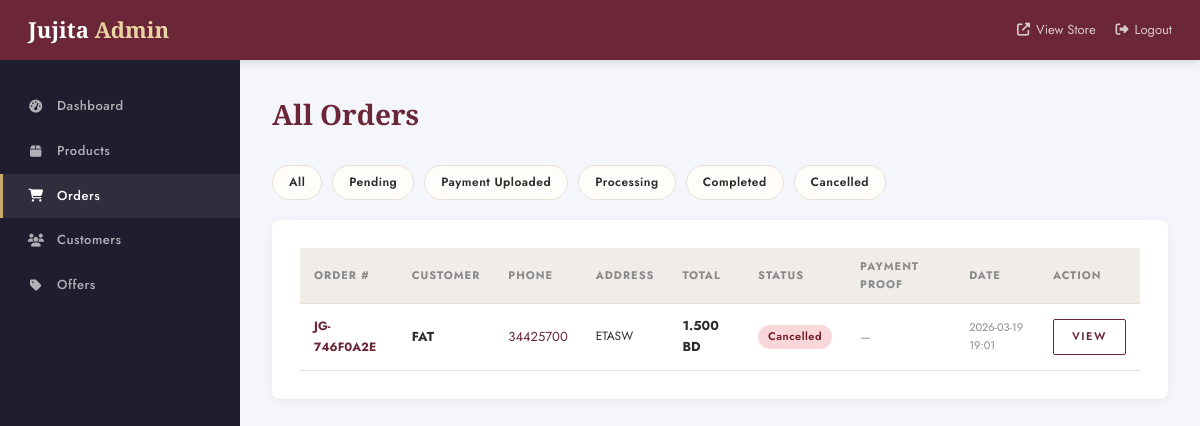
/admin/orders (signed in), run on the app's committed database.
### tables this page shows
CREATE TABLE orders (
        id INTEGER PRIMARY KEY AUTOINCREMENT,
        order_number TEXT UNIQUE NOT NULL,
        user_id INTEGER,
        customer_name TEXT NOT NULL,
        customer_phone TEXT NOT NULL,
        customer_address TEXT NOT NULL,
        items TEXT NOT NULL,
        total_amount REAL NOT NULL,
        status TEXT DEFAULT 'pending',
        payment_proof TEXT,
        payment_confirmed INTEGER DEFAULT 0,
        notes TEXT,
        created_at TIMESTAMP DEFAULT CURRENT_TIMESTAMP,
        FOREIGN KEY (user_id) REFERENCES users(id)
    );

### app.py (the view)
@app.route('/admin/orders')
@admin_required
def admin_orders():
    conn = get_db()
    orders = conn.execute('SELECT * FROM orders ORDER BY created_at DESC').fetchall()
    conn.close()
    return render_template('admin/orders.html', orders=orders)

### app.py (called while the page is built)
def get_db():
    conn = sqlite3.connect('database.db')
    conn.row_factory = sqlite3.Row
    return conn

@app.context_processor
def inject_cart_count():
    cart = session.get('cart', {})
    count = sum(item.get('quantity', 1) for item in cart.values())
    lang = session.get('lang', 'en')
    return dict(cart_count=count, lang=lang)

def admin_required(f):
    from functools import wraps
    @wraps(f)
    def decorated(*args, **kwargs):
        if not session.get('admin'):
            return redirect(url_for('admin_login'))
        return f(*args, **kwargs)
    return decorated

### templates/admin/orders.html (shortened to what this page needs)
{% extends "admin/base.html" %}
{% block content %}
<h1 class="admin-page-title">All Orders</h1>
<div style="display:flex;gap:10px;margin-bottom:20px;flex-wrap:wrap;">
    {% for status in ['all', 'pending', 'payment_uploaded', 'processing', 'completed', 'cancelled'] %}
    <a href="{{ url_for('admin_orders') }}{{ '?status=' + status if status != 'all' else '' }}"
       style="padding:7px 16px;border-radius:20px;font-size:12px;font-weight:600;letter-spacing:0.5px;border:1.5px solid var(--border);background:var(--warm-white);color:var(--charcoal);text-decoration:none;transition:all 0.2s;">
        {{ status|replace('_',' ')|title }}
    </a>
    {% endfor %}
</div>
<div class="admin-card">
    {% if orders %}
    <table class="admin-table">
        <thead>
            <tr>
                <th>Order #</th>
                <th>Customer</th>
                <th>Phone</th>
                <th>Address</th>
                <th>Total</th>
                <th>Status</th>
                <th>Payment Proof</th>
                <th>Date</th>
                <th>Action</th>
            </tr>
        </thead>
        <tbody>
            {% for order in orders %}
            <tr>
                <td><strong style="color:var(--burgundy);font-size:12px;">{{ order.order_number }}</strong></td>
                <td><strong>{{ order.customer_name }}</strong></td>
                <td><a href="tel:{{ order.customer_phone }}" style="color:var(--burgundy);">{{ order.customer_phone }}</a></td>
                <td style="font-size:12px;max-width:150px;overflow:hidden;text-overflow:ellipsis;white-space:nowrap;" title="{{ order.customer_address }}">
                    {{ order.customer_address }}
                </td>
                <td><strong>{{ "%.3f"|format(order.total_amount) }} BD</strong></td>
                <td><span class="status-badge status-{{ order.status }}">{{ order.status|replace('_',' ')|title }}</span></td>
                <td>
                    {% if order.payment_proof %}
                    <a href="{{ url_for('static', filename='images/uploads/' + order.payment_proof) }}" target="_blank"
                       class="btn btn-sm" style="background:#d4edda;color:#155724;border:1px solid #c3e6cb;font-size:11px;">
                        <i class="fas fa-image"></i> View
                    </a>
                    {% else %}
                    <span style="color:var(--mid-gray);font-size:12px;">—</span>
                    {% endif %}
                </td>
                <td style="font-size:11px;color:var(--mid-gray);">{{ order.created_at[:16] }}</td>
                <td>
                    <a href="{{ url_for('admin_order_detail', order_id=order.id) }}" class="btn btn-outline btn-sm">
                        View
                    </a>
                </td>
            </tr>
            {% endfor %}
        </tbody>
    </table>
    {% else %}
    <div style="text-align:center;padding:60px;color:var(--mid-gray);">
        <i class="fas fa-shopping-cart" style="font-size:50px;margin-bottom:16px;display:block;opacity:0.3;"></i>
        <p>No orders yet.</p>
    </div>
    {% endif %}
</div>
{% endblock %}

### static/css/main.css (style rules this page uses)
:root { --cream: #FAF7F2; --warm-white: #FFFDF9; --burgundy: #6B2737; --gold: #C8A96E; --gold-light: #E8D5A3; --charcoal: #2C2C2C; --mid-gray: #8A8A8A; --light-gray: #F0EDE8; --border: #E8E0D5; --shadow: rgba(107, 39, 55, 0.08); --shadow-md: rgba(107, 39, 55, 0.15); --font-display: 'Cormorant Garamond', serif; --font-body: 'Jost', sans-serif; --font-arabic: 'Noto Naskh Arabic', serif; --radius: 2px; --radius-md: 8px; --transition: 0.3s cubic-bezier(0.4, 0, 0.2, 1); }
*, *::before, *::after { box-sizing: border-box; margin: 0; padding: 0; }
html { scroll-behavior: smooth; }
body { font-family: var(--font-body); background: var(--warm-white); color: var(--charcoal); line-height: 1.6; font-size: 15px; overflow-x: hidden; }
a { text-decoration: none; color: inherit; transition: color var(--transition); }
.btn { display: inline-flex; align-items: center; justify-content: center; gap: 8px; padding: 12px 28px; font-family: inherit; font-size: 13px; font-weight: 600; letter-spacing: 1.5px; text-transform: uppercase; border-radius: var(--radius); cursor: pointer; transition: all var(--transition); border: none; text-decoration: none; }
.btn-outline { background: transparent; color: var(--burgundy); border: 1.5px solid var(--burgundy); }
.btn-sm { padding: 8px 18px; font-size: 11px; }
.admin-body { background: #f4f6fb; min-height: 100vh; }
.admin-page-title { font-family: var(--font-display); font-size: 28px; color: var(--burgundy); font-weight: 700; margin-bottom: 28px; }
.admin-card { background: #fff; border-radius: var(--radius-md); padding: 28px; box-shadow: 0 2px 12px rgba(0,0,0,0.06); margin-bottom: 24px; }
.admin-table { width: 100%; border-collapse: collapse; font-size: 13px; }
.admin-table th { text-align: left; padding: 10px 14px; font-size: 11px; letter-spacing: 1px; text-transform: uppercase; color: var(--mid-gray); background: var(--light-gray); border-bottom: 1px solid var(--border); }
.admin-table td { padding: 12px 14px; border-bottom: 1px solid var(--border); color: var(--charcoal); }
.status-badge { display: inline-block; padding: 3px 10px; border-radius: 20px; font-size: 11px; font-weight: 600; letter-spacing: 0.5px; }
.status-cancelled { background: #f8d7da; color: #721c24; }

### data on the page
orders: order_number "JG-746F0A2E", customer_name "FAT", customer_phone "34425700", customer_address "ETASW", total_amount "1.500", status "Cancelled", created_at "2026-03-19 19:01"

### other printed values
{{ status|replace('_',' ')|title }} "All" "Pending" "Payment Uploaded" "Processing" "Completed" "Cancelled"
